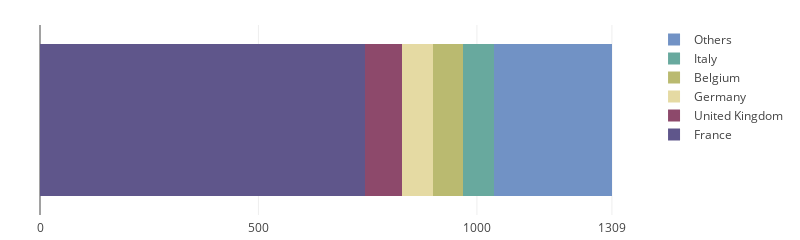

Notebook code for this chart:
### Markdown cell above
<i>plot_column_composition</i> function plots a horizontal stacked bar with the composition of a given column

### Code cell
visualize.plot_column_composition(palm_oil_pd,
                                  df_colors,
                                  'manufacturing_places',
                                  save_offline=save_plots_offline, 
                                  save_offline_title='palm_oil_manufacturing_places')

### Figure 1 — Plotly figure (JSON) as saved in the notebook; plotly's stock layout.template omitted (floating-point values rounded to 4 significant figures)
{"data": [{"marker": {"color": "#5f568b"}, "name": "France", "orientation": "h", "type": "bar", "uid": "1b6f858d-126b-4bab-b455-e4e53d1be31e", "x": [743], "y": [0]}, {"marker": {"color": "#8d496b"}, "name": "United Kingdom", "orientation": "h", "type": "bar", "uid": "0addf023-8b9e-48f2-a6eb-2557925694ad", "x": [85], "y": [0]}, {"marker": {"color": "#e5daa3"}, "name": "Germany", "orientation": "h", "type": "bar", "uid": "803bf9ca-9ad7-41d7-bb9f-237d5c1de3b3", "x": [72], "y": [0]}, {"marker": {"color": "#baba70"}, "name": "Belgium", "orientation": "h", "type": "bar", "uid": "1a572b69-b1d3-4e43-9bb5-f59e824a7359", "x": [69], "y": [0]}, {"marker": {"color": "#68a99e"}, "name": "Italy", "orientation": "h", "type": "bar", "uid": "b2fa6bf8-9392-4726-ba43-55f2ddd80c5b", "x": [69], "y": [0]}, {"marker": {"color": "#7192C5"}, "name": "Others", "orientation": "h", "type": "bar", "uid": "43900248-a160-48f1-94ab-ad04f2a92d7f", "x": [271], "y": [0]}], "layout": {"barmode": "stack", "height": 200, "margin": {"b": 25, "l": 40, "pad": 4, "r": 40, "t": 25}, "showlegend": true, "width": 800, "xaxis": {"tickvals": [0, 500, 1000, 1309]}, "yaxis": {"showgrid": false, "showline": false, "showticklabels": false, "zeroline": false}}}
